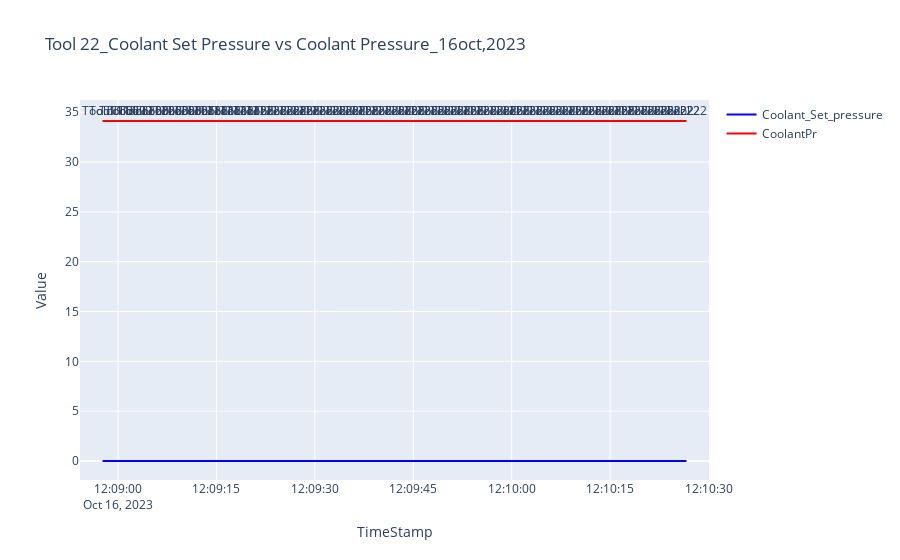

The notebook cell this image was saved under:
### Code cell
### Tool 22  ---->16oct, 2024
import plotly.graph_objects as go
df.index = pd.to_datetime(df.index)

start_timestamp = '2023-10-16 12:08:57.637000'
end_timestamp = '2023-10-16 12:10:27.637000'

tool22_on_16oct = df[(df.index >= start_timestamp) & (df.index <= end_timestamp)]

trace1 = go.Scatter(x=tool22_on_16oct.index, y=tool22_on_16oct['Coolant_Set_pressure'], mode='lines', name='Coolant_Set_pressure', line=dict(color='blue'))

trace2 = go.Scatter(x=tool22_on_16oct.index, y=tool22_on_16oct['CoolantPr'], mode='lines', name='CoolantPr', line=dict(color='red'))

annotations = []
for timestamp, coolant_pressure, present_tool in zip(tool22_on_16oct.index, tool22_on_16oct['CoolantPr'], tool22_on_16oct['PresentTool']):
    annotations.append(dict(x=timestamp, y=coolant_pressure, text=f'Tool {present_tool}', showarrow=False, xanchor='center', yanchor='bottom'))


layout = go.Layout(
    title='Tool 22_Coolant Set Pressure vs Coolant Pressure_16oct,2023',
    xaxis=dict(title='TimeStamp'),
    yaxis=dict(title='Value'),
    annotations=annotations
)


fig = go.Figure(data=[trace1, trace2], layout=layout)


fig.show()

### Figure 1 — Plotly figure (JSON) as saved in the notebook; plotly's stock layout.template omitted (floating-point values rounded to 4 significant figures)
{"data": [{"line": {"color": "blue"}, "mode": "lines", "name": "Coolant_Set_pressure", "type": "scatter", "x": ["2023-10-16T12:08:57.637000", "2023-10-16T12:08:58.637000", "2023-10-16T12:08:59.637000", "2023-10-16T12:09:00.637000", "2023-10-16T12:09:01.637000", "2023-10-16T12:09:02.637000", "2023-10-16T12:09:03.637000", "2023-10-16T12:09:04.637000", "2023-10-16T12:09:05.637000", "2023-10-16T12:09:06.637000", "2023-10-16T12:09:07.637000", "2023-10-16T12:09:08.637000", "2023-10-16T12:09:09.637000", "2023-10-16T12:09:10.637000", "2023-10-16T12:09:11.637000", "2023-10-16T12:09:12.637000", "2023-10-16T12:09:13.637000", "2023-10-16T12:09:14.637000", "2023-10-16T12:09:15.637000", "2023-10-16T12:09:16.637000", "2023-10-16T12:09:17.637000", "2023-10-16T12:09:18.637000", "2023-10-16T12:09:19.637000", "2023-10-16T12:09:20.637000", "2023-10-16T12:09:21.637000", "2023-10-16T12:09:22.637000", "2023-10-16T12:09:23.637000", "2023-10-16T12:09:24.637000", "2023-10-16T12:09:25.637000", "2023-10-16T12:09:26.637000", "2023-10-16T12:09:27.637000", "2023-10-16T12:09:28.637000", "2023-10-16T12:09:29.637000", "2023-10-16T12:09:30.637000", "2023-10-16T12:09:31.637000", "2023-10-16T12:09:32.640000", "2023-10-16T12:09:33.637000", "2023-10-16T12:09:34.637000", "2023-10-16T12:09:35.637000", "2023-10-16T12:09:36.637000", "2023-10-16T12:09:37.637000", "2023-10-16T12:09:38.637000", "2023-10-16T12:09:39.637000", "2023-10-16T12:09:40.637000", "2023-10-16T12:09:41.637000", "2023-10-16T12:09:42.640000", "2023-10-16T12:09:43.637000", "2023-10-16T12:09:44.640000", "2023-10-16T12:09:45.640000", "2023-10-16T12:09:46.640000", "2023-10-16T12:09:47.640000", "2023-10-16T12:09:48.640000", "2023-10-16T12:09:49.640000", "2023-10-16T12:09:50.640000", "2023-10-16T12:09:51.640000", "2023-10-16T12:09:52.640000", "2023-10-16T12:09:53.640000", "2023-10-16T12:09:54.640000", "2023-10-16T12:09:55.640000", "2023-10-16T12:09:56.640000", "2023-10-16T12:09:57.640000", "2023-10-16T12:09:58.640000", "2023-10-16T12:09:59.640000", "2023-10-16T12:10:00.640000", "2023-10-16T12:10:01.640000", "2023-10-16T12:10:02.640000", "2023-10-16T12:10:03.640000", "2023-10-16T12:10:04.640000", "2023-10-16T12:10:05.640000", "2023-10-16T12:10:06.640000", "2023-10-16T12:10:07.640000", "2023-10-16T12:10:08.640000", "2023-10-16T12:10:09.640000", "2023-10-16T12:10:10.640000", "2023-10-16T12:10:11.640000", "2023-10-16T12:10:12.640000", "2023-10-16T12:10:13.640000", "2023-10-16T12:10:14.640000", "2023-10-16T12:10:15.640000", "2023-10-16T12:10:16.640000", "2023-10-16T12:10:17.640000", "2023-10-16T12:10:18.640000", "2023-10-16T12:10:19.640000", "2023-10-16T12:10:20.640000", "2023-10-16T12:10:21.640000", "2023-10-16T12:10:22.640000", "2023-10-16T12:10:23.640000", "2023-10-16T12:10:24.640000", "2023-10-16T12:10:25.640000", "2023-10-16T12:10:26.640000"], "y": [0, 0, 0, 0, 0, 0, 0, 0, 0, 0, 0, 0, 0, 0, 0, 0, 0, 0, 0, 0, 0, 0, 0, 0, 0, 0, 0, 0, 0, 0, 0, 0, 0, 0, 0, 0, 0, 0, 0, 0, 0, 0, 0, 0, 0, 0, 0, 0, 0, 0, 0, 0, 0, 0, 0, 0, 0, 0, 0, 0, 0, 0, 0, 0, 0, 0, 0, 0, 0, 0, 0, 0, 0, 0, 0, 0, 0, 0, 0, 0, 0, 0, 0, 0, 0, 0, 0, 0, 0, 0]}, {"line": {"color": "red"}, "mode": "lines", "name": "CoolantPr", "type": "scatter", "x": ["2023-10-16T12:08:57.637000", "2023-10-16T12:08:58.637000", "2023-10-16T12:08:59.637000", "2023-10-16T12:09:00.637000", "2023-10-16T12:09:01.637000", "2023-10-16T12:09:02.637000", "2023-10-16T12:09:03.637000", "2023-10-16T12:09:04.637000", "2023-10-16T12:09:05.637000", "2023-10-16T12:09:06.637000", "2023-10-16T12:09:07.637000", "2023-10-16T12:09:08.637000", "2023-10-16T12:09:09.637000", "2023-10-16T12:09:10.637000", "2023-10-16T12:09:11.637000", "2023-10-16T12:09:12.637000", "2023-10-16T12:09:13.637000", "2023-10-16T12:09:14.637000", "2023-10-16T12:09:15.637000", "2023-10-16T12:09:16.637000", "2023-10-16T12:09:17.637000", "2023-10-16T12:09:18.637000", "2023-10-16T12:09:19.637000", "2023-10-16T12:09:20.637000", "2023-10-16T12:09:21.637000", "2023-10-16T12:09:22.637000", "2023-10-16T12:09:23.637000", "2023-10-16T12:09:24.637000", "2023-10-16T12:09:25.637000", "2023-10-16T12:09:26.637000", "2023-10-16T12:09:27.637000", "2023-10-16T12:09:28.637000", "2023-10-16T12:09:29.637000", "2023-10-16T12:09:30.637000", "2023-10-16T12:09:31.637000", "2023-10-16T12:09:32.640000", "2023-10-16T12:09:33.637000", "2023-10-16T12:09:34.637000", "2023-10-16T12:09:35.637000", "2023-10-16T12:09:36.637000", "2023-10-16T12:09:37.637000", "2023-10-16T12:09:38.637000", "2023-10-16T12:09:39.637000", "2023-10-16T12:09:40.637000", "2023-10-16T12:09:41.637000", "2023-10-16T12:09:42.640000", "2023-10-16T12:09:43.637000", "2023-10-16T12:09:44.640000", "2023-10-16T12:09:45.640000", "2023-10-16T12:09:46.640000", "2023-10-16T12:09:47.640000", "2023-10-16T12:09:48.640000", "2023-10-16T12:09:49.640000", "2023-10-16T12:09:50.640000", "2023-10-16T12:09:51.640000", "2023-10-16T12:09:52.640000", "2023-10-16T12:09:53.640000", "2023-10-16T12:09:54.640000", "2023-10-16T12:09:55.640000", "2023-10-16T12:09:56.640000", "2023-10-16T12:09:57.640000", "2023-10-16T12:09:58.640000", "2023-10-16T12:09:59.640000", "2023-10-16T12:10:00.640000", "2023-10-16T12:10:01.640000", "2023-10-16T12:10:02.640000", "2023-10-16T12:10:03.640000", "2023-10-16T12:10:04.640000", "2023-10-16T12:10:05.640000", "2023-10-16T12:10:06.640000", "2023-10-16T12:10:07.640000", "2023-10-16T12:10:08.640000", "2023-10-16T12:10:09.640000", "2023-10-16T12:10:10.640000", "2023-10-16T12:10:11.640000", "2023-10-16T12:10:12.640000", "2023-10-16T12:10:13.640000", "2023-10-16T12:10:14.640000", "2023-10-16T12:10:15.640000", "2023-10-16T12:10:16.640000", "2023-10-16T12:10:17.640000", "2023-10-16T12:10:18.640000", "2023-10-16T12:10:19.640000", "2023-10-16T12:10:20.640000", "2023-10-16T12:10:21.640000", "2023-10-16T12:10:22.640000", "2023-10-16T12:10:23.640000", "2023-10-16T12:10:24.640000", "2023-10-16T12:10:25.640000", "2023-10-16T12:10:26.640000"], "y": [34.12, 34.12, 34.12, 34.12, 34.12, 34.12, 34.12, 34.12, 34.12, 34.12, 34.12, 34.12, 34.12, 34.12, 34.12, 34.12, 34.12, 34.12, 34.12, 34.12, 34.12, 34.12, 34.12, 34.12, 34.12, 34.12, 34.12, 34.12, 34.12, 34.12, 34.12, 34.12, 34.12, 34.12, 34.12, 34.12, 34.12, 34.12, 34.12, 34.12, 34.12, 34.12, 34.12, 34.12, 34.12, 34.12, 34.12, 34.12, 34.12, 34.12, 34.12, 34.12, 34.12, 34.12, 34.12, 34.12, 34.12, 34.12, 34.12, 34.12, 34.12, 34.12, 34.12, 34.12, 34.12, 34.12, 34.12, 34.12, 34.12, 34.12, 34.12, 34.12, 34.12, 34.12, 34.12, 34.12, 34.12, 34.12, 34.12, 34.12, 34.12, 34.12, 34.12, 34.12, 34.12, 34.12, 34.12, 34.12, 34.12, 34.12]}], "layout": {"annotations": [{"showarrow": false, "text": "Tool 11", "x": "2023-10-16T12:08:57.637000", "xanchor": "center", "y": 34.12, "yanchor": "bottom"}, {"showarrow": false, "text": "Tool 11", "x": "2023-10-16T12:08:58.637000", "xanchor": "center", "y": 34.12, "yanchor": "bottom"}, {"showarrow": false, "text": "Tool 0", "x": "2023-10-16T12:08:59.637000", "xanchor": "center", "y": 34.12, "yanchor": "bottom"}, {"showarrow": false, "text": "Tool 0", "x": "2023-10-16T12:09:00.637000", "xanchor": "center", "y": 34.12, "yanchor": "bottom"}, {"showarrow": false, "text": "Tool 0", "x": "2023-10-16T12:09:01.637000", "xanchor": "center", "y": 34.12, "yanchor": "bottom"}, {"showarrow": false, "text": "Tool 0", "x": "2023-10-16T12:09:02.637000", "xanchor": "center", "y": 34.12, "yanchor": "bottom"}, {"showarrow": false, "text": "Tool 20", "x": "2023-10-16T12:09:03.637000", "xanchor": "center", "y": 34.12, "yanchor": "bottom"}, {"showarrow": false, "text": "Tool 20", "x": "2023-10-16T12:09:04.637000", "xanchor": "center", "y": 34.12, "yanchor": "bottom"}, {"showarrow": false, "text": "Tool 20", "x": "2023-10-16T12:09:05.637000", "xanchor": "center", "y": 34.12, "yanchor": "bottom"}, {"showarrow": false, "text": "Tool 20", "x": "2023-10-16T12:09:06.637000", "xanchor": "center", "y": 34.12, "yanchor": "bottom"}, {"showarrow": false, "text": "Tool 20", "x": "2023-10-16T12:09:07.637000", "xanchor": "center", "y": 34.12, "yanchor": "bottom"}, {"showarrow": false, "text": "Tool 20", "x": "2023-10-16T12:09:08.637000", "xanchor": "center", "y": 34.12, "yanchor": "bottom"}, {"showarrow": false, "text": "Tool 20", "x": "2023-10-16T12:09:09.637000", "xanchor": "center", "y": 34.12, "yanchor": "bottom"}, {"showarrow": false, "text": "Tool 20", "x": "2023-10-16T12:09:10.637000", "xanchor": "center", "y": 34.12, "yanchor": "bottom"}, {"showarrow": false, "text": "Tool 21", "x": "2023-10-16T12:09:11.637000", "xanchor": "center", "y": 34.12, "yanchor": "bottom"}, {"showarrow": false, "text": "Tool 21", "x": "2023-10-16T12:09:12.637000", "xanchor": "center", "y": 34.12, "yanchor": "bottom"}, {"showarrow": false, "text": "Tool 21", "x": "2023-10-16T12:09:13.637000", "xanchor": "center", "y": 34.12, "yanchor": "bottom"}, {"showarrow": false, "text": "Tool 21", "x": "2023-10-16T12:09:14.637000", "xanchor": "center", "y": 34.12, "yanchor": "bottom"}, {"showarrow": false, "text": "Tool 21", "x": "2023-10-16T12:09:15.637000", "xanchor": "center", "y": 34.12, "yanchor": "bottom"}, {"showarrow": false, "text": "Tool 21", "x": "2023-10-16T12:09:16.637000", "xanchor": "center", "y": 34.12, "yanchor": "bottom"}, {"showarrow": false, "text": "Tool 21", "x": "2023-10-16T12:09:17.637000", "xanchor": "center", "y": 34.12, "yanchor": "bottom"}, {"showarrow": false, "text": "Tool 21", "x": "2023-10-16T12:09:18.637000", "xanchor": "center", "y": 34.12, "yanchor": "bottom"}, {"showarrow": false, "text": "Tool 22", "x": "2023-10-16T12:09:19.637000", "xanchor": "center", "y": 34.12, "yanchor": "bottom"}, {"showarrow": false, "text": "Tool 22", "x": "2023-10-16T12:09:20.637000", "xanchor": "center", "y": 34.12, "yanchor": "bottom"}, {"showarrow": false, "text": "Tool 22", "x": "2023-10-16T12:09:21.637000", "xanchor": "center", "y": 34.12, "yanchor": "bottom"}, {"showarrow": false, "text": "Tool 22", "x": "2023-10-16T12:09:22.637000", "xanchor": "center", "y": 34.12, "yanchor": "bottom"}, {"showarrow": false, "text": "Tool 22", "x": "2023-10-16T12:09:23.637000", "xanchor": "center", "y": 34.12, "yanchor": "bottom"}, {"showarrow": false, "text": "Tool 22", "x": "2023-10-16T12:09:24.637000", "xanchor": "center", "y": 34.12, "yanchor": "bottom"}, {"showarrow": false, "text": "Tool 22", "x": "2023-10-16T12:09:25.637000", "xanchor": "center", "y": 34.12, "yanchor": "bottom"}, {"showarrow": false, "text": "Tool 22", "x": "2023-10-16T12:09:26.637000", "xanchor": "center", "y": 34.12, "yanchor": "bottom"}, {"showarrow": false, "text": "Tool 22", "x": "2023-10-16T12:09:27.637000", "xanchor": "center", "y": 34.12, "yanchor": "bottom"}, {"showarrow": false, "text": "Tool 22", "x": "2023-10-16T12:09:28.637000", "xanchor": "center", "y": 34.12, "yanchor": "bottom"}, {"showarrow": false, "text": "Tool 22", "x": "2023-10-16T12:09:29.637000", "xanchor": "center", "y": 34.12, "yanchor": "bottom"}, {"showarrow": false, "text": "Tool 22", "x": "2023-10-16T12:09:30.637000", "xanchor": "center", "y": 34.12, "yanchor": "bottom"}, {"showarrow": false, "text": "Tool 22", "x": "2023-10-16T12:09:31.637000", "xanchor": "center", "y": 34.12, "yanchor": "bottom"}, {"showarrow": false, "text": "Tool 22", "x": "2023-10-16T12:09:32.640000", "xanchor": "center", "y": 34.12, "yanchor": "bottom"}, {"showarrow": false, "text": "Tool 22", "x": "2023-10-16T12:09:33.637000", "xanchor": "center", "y": 34.12, "yanchor": "bottom"}, {"showarrow": false, "text": "Tool 22", "x": "2023-10-16T12:09:34.637000", "xanchor": "center", "y": 34.12, "yanchor": "bottom"}, {"showarrow": false, "text": "Tool 22", "x": "2023-10-16T12:09:35.637000", "xanchor": "center", "y": 34.12, "yanchor": "bottom"}, {"showarrow": false, "text": "Tool 22", "x": "2023-10-16T12:09:36.637000", "xanchor": "center", "y": 34.12, "yanchor": "bottom"}, {"showarrow": false, "text": "Tool 22", "x": "2023-10-16T12:09:37.637000", "xanchor": "center", "y": 34.12, "yanchor": "bottom"}, {"showarrow": false, "text": "Tool 22", "x": "2023-10-16T12:09:38.637000", "xanchor": "center", "y": 34.12, "yanchor": "bottom"}, {"showarrow": false, "text": "Tool 22", "x": "2023-10-16T12:09:39.637000", "xanchor": "center", "y": 34.12, "yanchor": "bottom"}, {"showarrow": false, "text": "Tool 22", "x": "2023-10-16T12:09:40.637000", "xanchor": "center", "y": 34.12, "yanchor": "bottom"}, {"showarrow": false, "text": "Tool 22", "x": "2023-10-16T12:09:41.637000", "xanchor": "center", "y": 34.12, "yanchor": "bottom"}, {"showarrow": false, "text": "Tool 22", "x": "2023-10-16T12:09:42.640000", "xanchor": "center", "y": 34.12, "yanchor": "bottom"}, {"showarrow": false, "text": "Tool 22", "x": "2023-10-16T12:09:43.637000", "xanchor": "center", "y": 34.12, "yanchor": "bottom"}, {"showarrow": false, "text": "Tool 22", "x": "2023-10-16T12:09:44.640000", "xanchor": "center", "y": 34.12, "yanchor": "bottom"}, {"showarrow": false, "text": "Tool 22", "x": "2023-10-16T12:09:45.640000", "xanchor": "center", "y": 34.12, "yanchor": "bottom"}, {"showarrow": false, "text": "Tool 22", "x": "2023-10-16T12:09:46.640000", "xanchor": "center", "y": 34.12, "yanchor": "bottom"}, {"showarrow": false, "text": "Tool 22", "x": "2023-10-16T12:09:47.640000", "xanchor": "center", "y": 34.12, "yanchor": "bottom"}, {"showarrow": false, "text": "Tool 22", "x": "2023-10-16T12:09:48.640000", "xanchor": "center", "y": 34.12, "yanchor": "bottom"}, {"showarrow": false, "text": "Tool 22", "x": "2023-10-16T12:09:49.640000", "xanchor": "center", "y": 34.12, "yanchor": "bottom"}, {"showarrow": false, "text": "Tool 22", "x": "2023-10-16T12:09:50.640000", "xanchor": "center", "y": 34.12, "yanchor": "bottom"}, {"showarrow": false, "text": "Tool 22", "x": "2023-10-16T12:09:51.640000", "xanchor": "center", "y": 34.12, "yanchor": "bottom"}, {"showarrow": false, "text": "Tool 22", "x": "2023-10-16T12:09:52.640000", "xanchor": "center", "y": 34.12, "yanchor": "bottom"}, {"showarrow": false, "text": "Tool 22", "x": "2023-10-16T12:09:53.640000", "xanchor": "center", "y": 34.12, "yanchor": "bottom"}, {"showarrow": false, "text": "Tool 22", "x": "2023-10-16T12:09:54.640000", "xanchor": "center", "y": 34.12, "yanchor": "bottom"}, {"showarrow": false, "text": "Tool 22", "x": "2023-10-16T12:09:55.640000", "xanchor": "center", "y": 34.12, "yanchor": "bottom"}, {"showarrow": false, "text": "Tool 22", "x": "2023-10-16T12:09:56.640000", "xanchor": "center", "y": 34.12, "yanchor": "bottom"}, {"showarrow": false, "text": "Tool 22", "x": "2023-10-16T12:09:57.640000", "xanchor": "center", "y": 34.12, "yanchor": "bottom"}, {"showarrow": false, "text": "Tool 22", "x": "2023-10-16T12:09:58.640000", "xanchor": "center", "y": 34.12, "yanchor": "bottom"}, {"showarrow": false, "text": "Tool 22", "x": "2023-10-16T12:09:59.640000", "xanchor": "center", "y": 34.12, "yanchor": "bottom"}, {"showarrow": false, "text": "Tool 22", "x": "2023-10-16T12:10:00.640000", "xanchor": "center", "y": 34.12, "yanchor": "bottom"}, {"showarrow": false, "text": "Tool 22", "x": "2023-10-16T12:10:01.640000", "xanchor": "center", "y": 34.12, "yanchor": "bottom"}, {"showarrow": false, "text": "Tool 22", "x": "2023-10-16T12:10:02.640000", "xanchor": "center", "y": 34.12, "yanchor": "bottom"}, {"showarrow": false, "text": "Tool 22", "x": "2023-10-16T12:10:03.640000", "xanchor": "center", "y": 34.12, "yanchor": "bottom"}, {"showarrow": false, "text": "Tool 22", "x": "2023-10-16T12:10:04.640000", "xanchor": "center", "y": 34.12, "yanchor": "bottom"}, {"showarrow": false, "text": "Tool 22", "x": "2023-10-16T12:10:05.640000", "xanchor": "center", "y": 34.12, "yanchor": "bottom"}, {"showarrow": false, "text": "Tool 22", "x": "2023-10-16T12:10:06.640000", "xanchor": "center", "y": 34.12, "yanchor": "bottom"}, {"showarrow": false, "text": "Tool 22", "x": "2023-10-16T12:10:07.640000", "xanchor": "center", "y": 34.12, "yanchor": "bottom"}, {"showarrow": false, "text": "Tool 22", "x": "2023-10-16T12:10:08.640000", "xanchor": "center", "y": 34.12, "yanchor": "bottom"}, {"showarrow": false, "text": "Tool 22", "x": "2023-10-16T12:10:09.640000", "xanchor": "center", "y": 34.12, "yanchor": "bottom"}, {"showarrow": false, "text": "Tool 22", "x": "2023-10-16T12:10:10.640000", "xanchor": "center", "y": 34.12, "yanchor": "bottom"}, {"showarrow": false, "text": "Tool 22", "x": "2023-10-16T12:10:11.640000", "xanchor": "center", "y": 34.12, "yanchor": "bottom"}, {"showarrow": false, "text": "Tool 22", "x": "2023-10-16T12:10:12.640000", "xanchor": "center", "y": 34.12, "yanchor": "bottom"}, {"showarrow": false, "text": "Tool 22", "x": "2023-10-16T12:10:13.640000", "xanchor": "center", "y": 34.12, "yanchor": "bottom"}, {"showarrow": false, "text": "Tool 22", "x": "2023-10-16T12:10:14.640000", "xanchor": "center", "y": 34.12, "yanchor": "bottom"}, {"showarrow": false, "text": "Tool 22", "x": "2023-10-16T12:10:15.640000", "xanchor": "center", "y": 34.12, "yanchor": "bottom"}, {"showarrow": false, "text": "Tool 22", "x": "2023-10-16T12:10:16.640000", "xanchor": "center", "y": 34.12, "yanchor": "bottom"}, {"showarrow": false, "text": "Tool 22", "x": "2023-10-16T12:10:17.640000", "xanchor": "center", "y": 34.12, "yanchor": "bottom"}, {"showarrow": false, "text": "Tool 22", "x": "2023-10-16T12:10:18.640000", "xanchor": "center", "y": 34.12, "yanchor": "bottom"}, {"showarrow": false, "text": "Tool 22", "x": "2023-10-16T12:10:19.640000", "xanchor": "center", "y": 34.12, "yanchor": "bottom"}, {"showarrow": false, "text": "Tool 22", "x": "2023-10-16T12:10:20.640000", "xanchor": "center", "y": 34.12, "yanchor": "bottom"}, {"showarrow": false, "text": "Tool 22", "x": "2023-10-16T12:10:21.640000", "xanchor": "center", "y": 34.12, "yanchor": "bottom"}, {"showarrow": false, "text": "Tool 22", "x": "2023-10-16T12:10:22.640000", "xanchor": "center", "y": 34.12, "yanchor": "bottom"}, {"showarrow": false, "text": "Tool 22", "x": "2023-10-16T12:10:23.640000", "xanchor": "center", "y": 34.12, "yanchor": "bottom"}, {"showarrow": false, "text": "Tool 22", "x": "2023-10-16T12:10:24.640000", "xanchor": "center", "y": 34.12, "yanchor": "bottom"}, {"showarrow": false, "text": "Tool 22", "x": "2023-10-16T12:10:25.640000", "xanchor": "center", "y": 34.12, "yanchor": "bottom"}, {"showarrow": false, "text": "Tool 22", "x": "2023-10-16T12:10:26.640000", "xanchor": "center", "y": 34.12, "yanchor": "bottom"}], "title": {"text": "Tool 22_Coolant Set Pressure vs Coolant Pressure_16oct,2023"}, "xaxis": {"title": {"text": "TimeStamp"}}, "yaxis": {"title": {"text": "Value"}}}}
